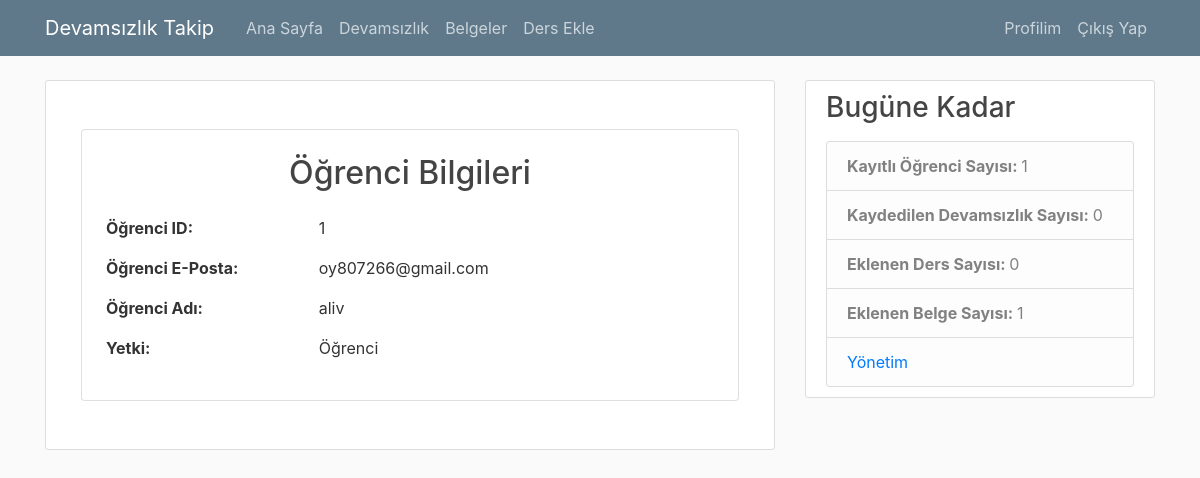
The app's page /profile (signed in) with its own data.
### dtp/models.py (models this page shows, shortened)
class Student(db.Model, UserMixin):
    id = db.Column(db.Integer, primary_key=True)
    email = db.Column(db.String(128), nullable=False, unique=True)
    name = db.Column(db.String(64), nullable=False)
    password = db.Column(db.String(256), nullable=False)
    is_admin = db.Column(db.Boolean, nullable=False, default=False)

### dtp/students/routes.py (the view)
@students.route('/profile')
@login_required
def profile():
    return render_template('profile.html', title='Profil', student=current_user)

### dtp/__init__.py (called while the page is built)
@app.context_processor
def inject_to_base():
    folder_path = os.path.join('dtp', 'static', 'docs')
    file_count = len([f for f in os.listdir(folder_path) if os.path.isfile(os.path.join(folder_path, f))])
    total_students = db.session.query(Student).count()
    total_lectures = db.session.query(Lecture).count()
    total_unattendances = db.session.query(Unattendance).count()
    return {'total_students': total_students,
            'total_lectures': total_lectures,
            'total_unattendances': total_unattendances,
            'total_files': file_count}

### dtp/models.py (called while the page is built)
@login_manager.user_loader
def load_user(student_id):
    return Student.query.get(int(student_id))

### dtp/templates/profile.html
{% extends "base.html" %}
{% block content %}
<div class="content-section py-5">
    <div class="container">
        <div class="card shadow-sm p-4">
            <h2 class="card-title mb-4 text-center">Öğrenci Bilgileri</h2>
            <div class="row">
                <div class="col-md-4">
                    <strong>Öğrenci ID:</strong>
                </div>
                <div class="col-md-8">
                    <p>{{ student.id }}</p>
                </div>
            </div>
            <div class="row">
                <div class="col-md-4">
                    <strong>Öğrenci E-Posta:</strong>
                </div>
                <div class="col-md-8">
                    <p>{{ student.email }}</p>
                </div>
            </div>
            <div class="row">
                <div class="col-md-4">
                    <strong>Öğrenci Adı:</strong>
                </div>
                <div class="col-md-8">
                    <p>{{ student.name }}</p>
                </div>
            </div>
            <div class="row">
                <div class="col-md-4">
                    <strong>Yetki:</strong>
                </div>
                <div class="col-md-8">
                    {% if student.is_admin == False %}
                    <p>Öğrenci</p>
                    {% else %}
                    <p>Admin</p>
                    {% endif %}
                </div>
            </div>
        </div>
    </div>
</div>
{% endblock content %}

### dtp/static/main.css (style rules this page uses)
body { background: #fafafa; color: #333333; margin-top: 5rem; }
h1, h2, h3, h4, h5, h6 { color: #444444; }
.content-section { background: #ffffff; padding: 10px 20px; border: 1px solid #dddddd; border-radius: 3px; margin-bottom: 20px; }

### records on screen
Student: id "1", email "oy807266@gmail.com", name "aliv"

### other values on screen
{{ total_students }} "1"
{{ total_unattendances }} "0"
{{ total_lectures }} "0"
{{ total_files }} "1"
